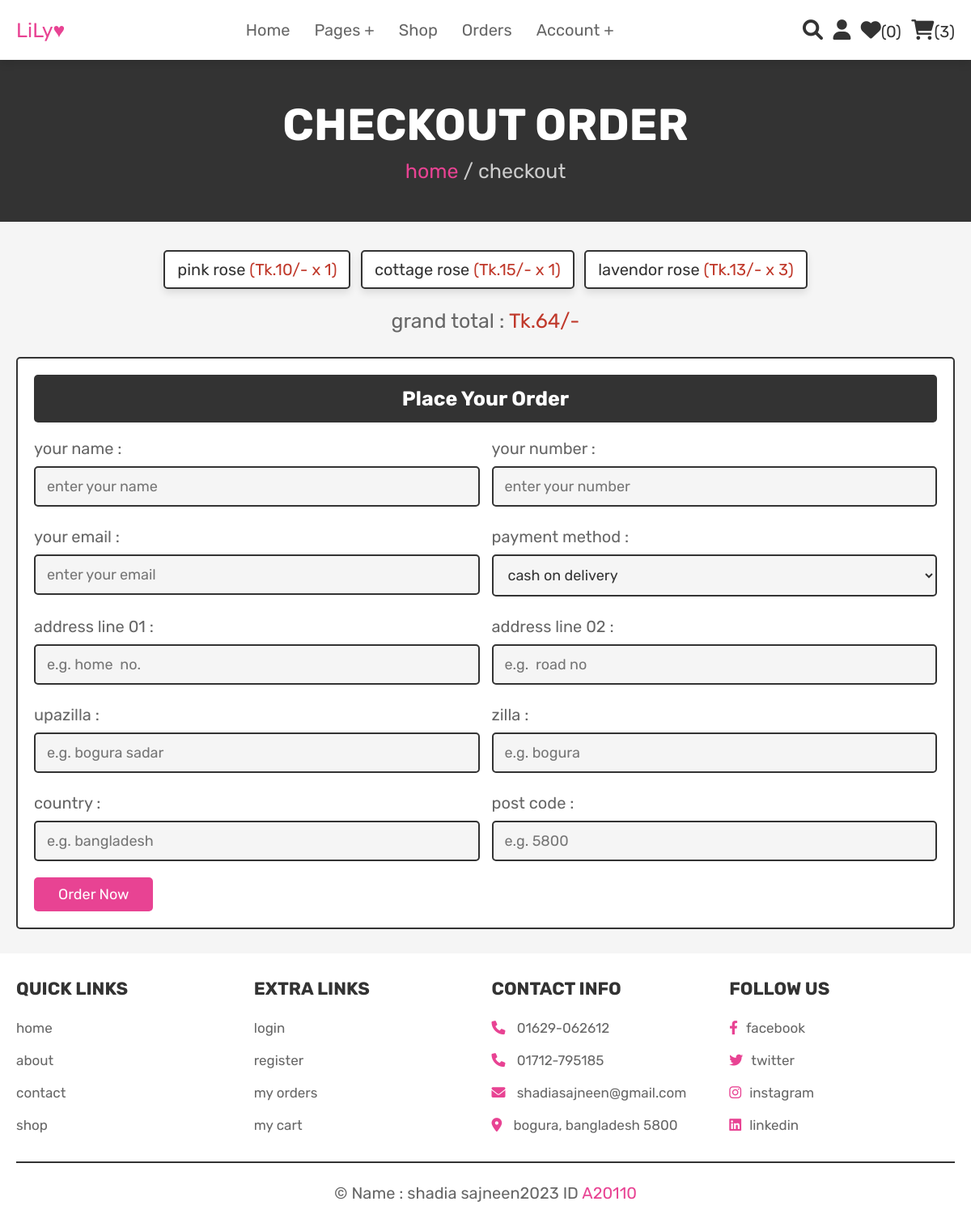
Page /checkout.php (signed in) on the committed database.
### tables this page shows
CREATE TABLE `cart` (
  `id` int(100) NOT NULL,
  `user_id` int(100) NOT NULL,
  `pid` int(100) NOT NULL,
  `name` varchar(100) NOT NULL,
  `price` int(100) NOT NULL,
  `quantity` int(100) NOT NULL,
  `image` varchar(100) NOT NULL
);

### checkout.php (the view, shortened to what this page needs)
<?php
@include 'config.php';
$user_id = $_SESSION['user_id'];
?>
<!DOCTYPE html>
<html lang="en">
<head>
   <link rel="stylesheet" href="https://cdnjs.cloudflare.com/ajax/libs/font-awesome/6.0.0/css/all.min.css">
   <link rel="stylesheet" href="css/style.css">
</head>
<body>
<?php @include 'header.php'; ?>
<section class="heading">
    <h3>checkout order</h3>
    <p> <a href="home.php">home</a> / checkout </p>
</section>
<section class="display-order">
    <?php
        $grand_total = 0;
        $select_cart = mysqli_query($conn, "SELECT * FROM `cart` WHERE user_id = '$user_id'") or die('query failed');
        if(mysqli_num_rows($select_cart) > 0){
            while($fetch_cart = mysqli_fetch_assoc($select_cart)){
            $total_price = ($fetch_cart['price'] * $fetch_cart['quantity']);
            $grand_total += $total_price;
    ?>
    <p> <?php echo $fetch_cart['name'] ?> <span>(<?php echo 'Tk.'.$fetch_cart['price'].'/-'.' x '.$fetch_cart['quantity']  ?>)</span> </p>
    <?php
        }
        }else{
            echo '<p class="empty">your cart is empty</p>';
        }
    ?>
    <div class="grand-total">grand total : <span>Tk.<?php echo $grand_total; ?>/-</span></div>
</section>
<section class="checkout">
    <form action="" method="POST">
        <h3>place your order</h3>
        <div class="flex">
            <div class="inputBox">
                <span>your name :</span>
                <input type="text" name="name" placeholder="enter your name">
            </div>
            <div class="inputBox">
                <span>your number :</span>
                <input type="number" name="number" min="0" placeholder="enter your number">
            </div>
            <div class="inputBox">
                <span>your email :</span>
                <input type="email" name="email" placeholder="enter your email">
            </div>
            <div class="inputBox">
                <span>payment method :</span>
                <select name="method">
                    <option value="cash on delivery">cash on delivery</option>
                </select>
            </div>
            <div class="inputBox">
                <span>address line 01 :</span>
                <input type="text" name="flat" placeholder="e.g. home  no.">
            </div>
            <div class="inputBox">
                <span>address line 02 :</span>
                <input type="text" name="street" placeholder="e.g.  road no">
            </div>
            <div class="inputBox">
                <span>upazilla :</span>
                <input type="text" name="city" placeholder="e.g. bogura sadar">
            </div>
            <div class="inputBox">
                <span>zilla :</span>
                <input type="text" name="state" placeholder="e.g. bogura">
            </div>
            <div class="inputBox">
                <span>country :</span>
                <input type="text" name="country" placeholder="e.g. bangladesh">
            </div>
            <div class="inputBox">
                <span>post code :</span>
                <input type="number" min="0" name="pin_code" placeholder="e.g. 5800">
            </div>
        </div>
        <input type="submit" name="order" value="order now" class="btn">
    </form>
</section>
<?php @include 'footer.php'; ?>
</body>
</html>

### css/style.css (style rules this page uses)
:root { --pink:#e84393; --red:#c0392b; --orange:#f39c12; --black:#333; --white:#fff; --light-color:#666; --light-white:#ccc; --light-bg:#f5f5f5; --border:.2rem solid var(--black); --box-shadow:0 .5rem 1rem rgba(0,0,0,.1); }
* { font-family: 'Rubik', sans-serif; margin:0; padding:0; box-sizing: border-box; outline: none; border:none; text-decoration: none; transition:all .2s linear; }
html { font-size: 62.5%; overflow-x: hidden; scroll-behavior: smooth; scroll-padding-top: 6.5rem; }
body { background: var(--light-bg); }
section { padding:3rem 2rem; }
.btn, .delete-btn, .option-btn { display: inline-block; border-radius: .5rem; margin-top: 1rem; font-size: 1.8rem; color:var(--white); cursor: pointer; padding:1rem 3rem; text-transform: capitalize; }
.btn { background-color: var(--pink); }
.heading { display: flex; flex-flow: column; align-items: center; justify-content: center; gap:1rem; background-color: var(--black); text-align: center; min-height: 25vh; }
.heading h3 { font-size: 5.5rem; color:var(--white); text-transform: uppercase; }
.heading p { font-size: 2.5rem; color:var(--light-white); }
.heading p a { color:var(--pink); }
.display-order { max-width: 1200px; margin:0 auto; text-align: center; padding-bottom: 0; }
.display-order p { display: inline-block; border-radius: .5rem; font-size: 2rem; color:var(--black); padding:1rem 1.5rem; margin:.5rem; background-color: var(--white); box-shadow: var(--box-shadow); border:var(--border); }
.display-order p span { color:var(--red); }
.display-order .grand-total { margin-top: 2rem; font-size: 2.5rem; color:var(--light-color); }
.display-order .grand-total span { color:var(--red); }
.checkout form { background-color: var(--white); border:var(--border); max-width: 1200px; margin:0 auto; border-radius: .5rem; padding:2rem; box-shadow: var(--border); }
.checkout form h3 { padding:1.5rem; font-size: 2.5rem; margin-bottom: 2rem; background-color: var(--black); color:var(--white); border-radius: .5rem; text-align: center; text-transform: capitalize; }
.checkout form .flex { display: flex; flex-wrap: wrap; gap:1.5rem; }
.checkout form .flex .inputBox { flex:1 1 40rem; }
.checkout form .flex .inputBox input, .checkout form .flex .inputBox select { margin:1rem 0; width: 100%; background-color: var(--light-bg); padding:1.2rem 1.4rem; border:var(--border); font-size: 1.8rem; color:var(--black); border-radius: .5rem; }
.checkout form .flex .inputBox span { font-size: 2rem; color:var(--light-color); }

### rows in the picture
cart: name "pink rose", price "10", quantity "1"
cart: name "cottage rose", price "15", quantity "1"
cart: name "lavendor rose", price "13", quantity "3"

### other values in the picture
$wishlist_num_rows "0"
$cart_num_rows "3"
$grand_total "64"
